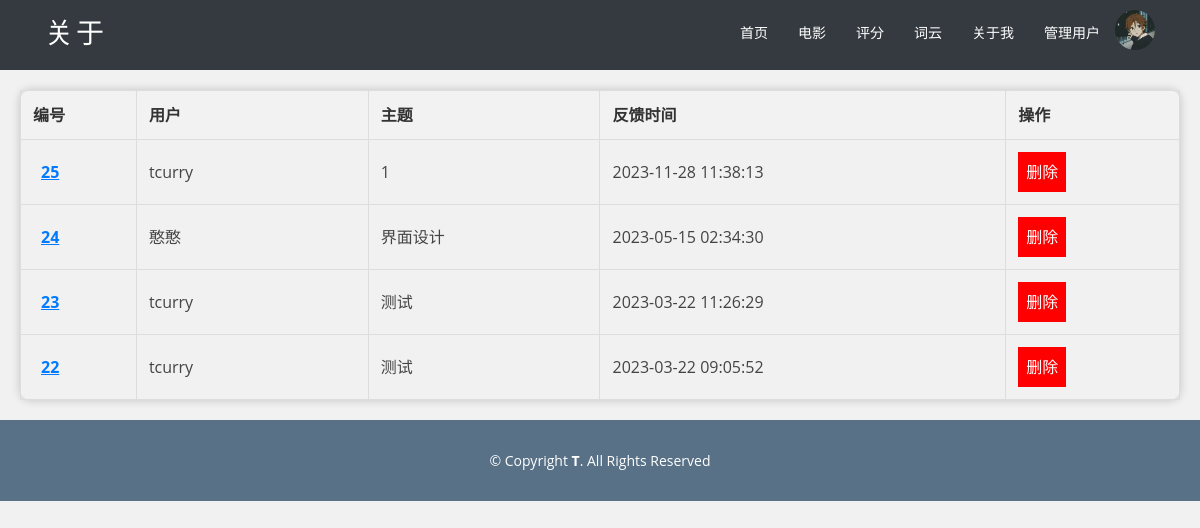
/view_feedback (signed in), run on the app's committed database.
### tables this page shows
CREATE TABLE usertable
            (
            id integer primary key autoincrement,
            username VARCHAR(50) NOT NULL UNIQUE,
            password VARCHAR(255) NOT NULL,
            email TEXT UNIQUE,
            phone varchar(20) UNIQUE,
            gender TEXT CHECK (gender IN ('男', '女')),
            register_time TIMESTAMP DEFAULT CURRENT_TIMESTAMP NOT NULL,
            hobby text
            , is_admin BOOLEAN);

### other_functions.py (the view)
@other_functions_bp.route('/view_feedback', methods=['POST', 'PUT', 'GET'])
@login_required
def view_feedback():
    conn = sqlite3.connect('database/feedback.db')
    c = conn.cursor()
    c.execute('SELECT * FROM feedback ORDER BY timestamp DESC')
    feedbacks = c.fetchall()
    conn.close()
    return render_template('view_feedback.html', feedbacks=feedbacks)

### app.py (called while the page is built)
@login_manager.user_loader
def load_user(user_id):
    conn = sqlite3.connect('database/userInfo.db')
    c = conn.cursor()
    c.execute('SELECT * FROM usertable WHERE id = ?', (user_id,))
    result = c.fetchone()
    c.close()
    conn.close()
    if result:
        user = User(result[0], result[1])
        user.email = result[3]
        user.phone = result[4]
        user.gender = result[5]
        user.register_time = result[6]
        user.hobby = result[7]
        user.is_admin = result[8]
        return user
    else:
        return None

### templates/view_feedback.html (shortened to what this page needs)
<!DOCTYPE html>
<html>
<head>
  <link href="static/assets/vendor/bootstrap/css/bootstrap.min.css" rel="stylesheet">
  <link href="static/assets/vendor/icofont/icofont.min.css" rel="stylesheet">
  <link href="static/assets/vendor/boxicons/css/boxicons.min.css" rel="stylesheet">
  <link href="static/assets/vendor/animate.css/animate.min.css" rel="stylesheet">
  <link href="static/assets/vendor/venobox/venobox.css" rel="stylesheet">
        <link href="static/assets/css/personInfo.css" rel="stylesheet">
  <link href="static/assets/vendor/aos/aos.css" rel="stylesheet">
  <link href="static/assets/css/style.css" rel="stylesheet">
</head>
<body>
  <header id="header">
    <div class="container">
      <div class="logo float-left">
        <h1 class="text-light"><a href="#" style="color: white;"><span>关于</span></a></h1>
      </div>
      <nav class="nav-menu float-right d-none d-lg-block">
        <ul>
          <li class="active"><a href="/index" style="color: white;">首页</a></li>
          <li><a href="/movie" style="color: white;">电影</a></li>
          <li><a href="/score" style="color: white;">评分</a></li>
          <li><a href="/cloud" style="color: white;">词云</a></li>
          <li><a href="/aboutMe" style="color: white;">关于我</a></li>
          <li><a href="/users" style="color: white;">管理用户</a></li>
            <li><div class="dropdown">
              <button class="button" type="button" id="dropdownMenuButton" data-toggle="dropdown" aria-haspopup="true" aria-expanded="false">
                <img src="{{ url_for('get_avatar') }}" alt="avatar" class="avatar" id="avatar">
              </button>
            </div></li>
        </ul>
      </nav>
    </div>
  </header>
    <div class="container2">
        <table>
  <thead>
    <tr>
      <th style="width: 10%">编号</th>
      <th style="width: 20%">用户</th>
      <th style="width: 20%">主题</th>
        <th style="width: 35%">反馈时间</th>
        <th style="width: 15%">操作</th>
    </tr>
  </thead>
  <tbody>
    {% for feedback in feedbacks %}
    <tr>
      <td><a href="#" class="feedback-id{% if feedback[6] == 1 %} new{% endif %}">{{ feedback[0] }}</a></td>
      <td>{{ feedback[2] }}</td>
      <td>{{ feedback[3] }}</td>
        <td>{{ feedback[5] }}</td>
        <td>
        <button class="delete-feedback-btn" data-feedback-id="{{ feedback[0] }}">删除</button>
      </td>
    </tr>
    {% endfor %}
  </tbody>
</table>
    </div>
  <footer id="footer">
    <div class="container">
      <div class="copyright">
        &copy; Copyright <strong><span>T</span></strong>. All Rights Reserved
      </div>
    </div>
  </footer>
</body>
</html>

### static/assets/css/personInfo.css (style rules this page uses)
body { font-family: Arial, sans-serif; background-color: #f1f1f1; }
h1 { text-align: center; margin-top: 0px; color: #444; }
#avatar { width: 40px; height: 40px; border-radius: 50%; cursor: pointer; transition: background-color 0.3s; border: none; }
.button { background-color: transparent; border: none; padding: 0; margin: 0; cursor: pointer; }

### static/assets/css/style.css (style rules this page uses)
body { font-family: "Open Sans", sans-serif; color: #444; }
a { color: #428bca; }
h1, h2, h3, h4, h5, h6, .font-primary { font-family: "Raleway", sans-serif; }
#header { height: 70px; transition: all 0.5s; transition: all 0.5s; padding: 10px 0; background: #343a40; z-index: 997; }
#header .logo h1 { font-size: 28px; margin: 0; padding: 10px 0; line-height: 1; font-weight: 400; letter-spacing: 3px; text-transform: uppercase; }
#header .logo h1 a, #header .logo h1 a:hover { color: #1c5c93; text-decoration: none; }
.nav-menu, .nav-menu * { margin: 0; padding: 0; list-style: none; }
.nav-menu > ul > li { position: relative; white-space: nowrap; float: left; }
.nav-menu a { display: block; position: relative; color: #5c768d; padding: 12px 15px; transition: 0.3s; font-size: 14px; font-family: "Open Sans", sans-serif; }
.nav-menu a:hover, .nav-menu .active > a, .nav-menu li:hover > a { color: #428bca; text-decoration: none; }
.mobile-nav { position: fixed; top: 0; bottom: 0; z-index: 9999; overflow-y: auto; left: -260px; width: 260px; padding-top: 18px; background: #1f3548; transition: 0.4s; }
.mobile-nav * { margin: 0; padding: 0; list-style: none; }
.mobile-nav a { display: block; position: relative; color: #e3f0fc; padding: 10px 20px; font-weight: 500; }
.mobile-nav a:hover, .mobile-nav .active > a, .mobile-nav li:hover > a { color: #9eccf4; text-decoration: none; }
#footer { background: #587187; padding: 0 0 30px 0; color: #fff; font-size: 14px; }
#footer .copyright { text-align: center; padding-top: 30px; }

### templates/view_feedback.html (style rules this page uses)
.container2 { display: flex; width: 100%; height: 100%; padding: 20px; font-family: 'Open Sans', sans-serif; }
h1 { color: #333; font-size: 36px; text-align: center; margin-top: 20px; }
table { border-collapse: collapse; width: 100%; text-align: center; border-radius: 10px; box-shadow: 0 0 10px rgba(0,0,0,0.2); table-layout: fixed; }
th, td { padding: 12px; text-align: left; border: 1px solid #ddd; height: 7%; }
th { background-color: #f2f2f2; color: #333; font-size: 16px; font-weight: bold; border-radius: 10px 10px 0 0; }
.feedback-id { color: #007bff; cursor: pointer; font-weight: bold; text-decoration: underline; font-size: 16px; padding-left: 8px; }
.delete-feedback-btn { background-color: red; color: white; border: none; padding: 8px; cursor: pointer; }

### data on the page
usertable: feedback "25", username "tcurry", feedback "1", feedback "2023-11-28 11:38:13", feedback "23", feedback "测试", feedback "2023-03-22 11:26:29", feedback "22", feedback "2023-03-22 09:05:52"

### other printed values
{{ feedback[0] }} "24"
{{ feedback[2] }} "憨憨"
{{ feedback[3] }} "界面设计"
{{ feedback[5] }} "2023-05-15 02:34:30"
